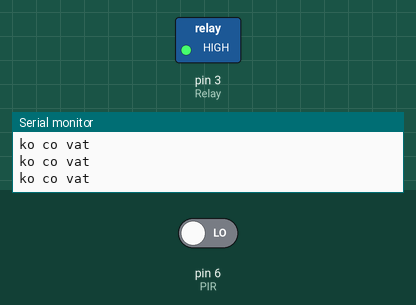
Bench run of a sketch on a simulated Arduino Uno, built with avr-gcc and run on an emulated ATmega328P. Parts: switched loads named in the sketch (green lamp = pin HIGH), the last lines printed to the serial monitor. The test bench sets the inputs (shaded band); at power-on: pin 6 (PIR) LOW.

Above: at 2.8 s.
2.9 s: pin 6 (PIR) driven HIGH
At 3.7 s:
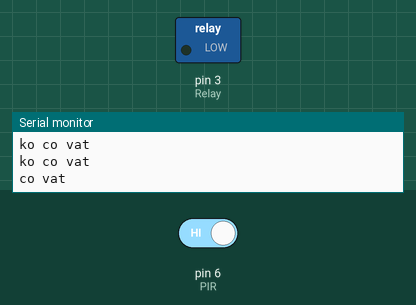
4.5 s: pin 6 (PIR) driven LOW
At 6.4 s:
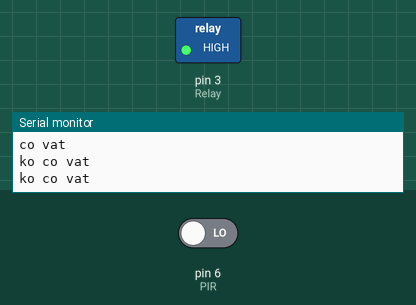
Timing chart, 0 to 7.9 s (numbered marks = the images above; inputs shaded):
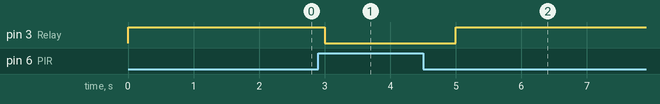

Measured:
- after the input at 2.9 s, pin 3 (Relay): HIGH → LOW after 0.10 s
- after the input at 4.5 s, pin 3 (Relay): LOW → HIGH after 0.50 s

The sketch:

cbchuyendong.ino
```cpp
//define the pins
int Relay = 3;
int PIR = 6;


void setup() {
  //define the Relay pin as output
  pinMode(Relay, OUTPUT);
  //define the sensor pin as input
  pinMode(PIR, INPUT);
  Serial.begin(9600);
}

void loop() {
  //using the digitalRead function we will read the signal of the sensor
  int value = digitalRead(PIR);
  //if its high or if an any object is detected it will activate the Relay Module
  if (value == HIGH){
    digitalWrite(Relay, LOW); //For activating the Relay we will send a LOW as the Relay input pin works inversely.
   Serial.println("co vat");
   delay(1000);

  }
  else {
    //digitalWrite(LED, LOW);
    digitalWrite(Relay, HIGH);
     Serial.println("ko co vat");
    delay(1000);
  }
}
```
